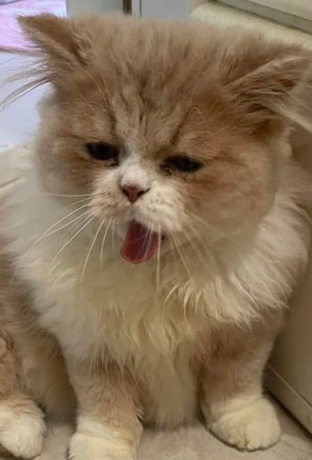
#> input picture src/assets/images/groupImage.jpg, 312 x 460 px, shrunk from 476 x 701 before the run
$ jupyter execute week2.ipynb
#> lines starting #> are read from the running program, lines starting #| are printed output that depends on the picture; after the words box and inside, x2 and y2 are one past the last pixel; in counts of white or black regions, pixels touching at a corner belong together
### Import Library ###

[cell 1]
import cv2
import numpy as np
import matplotlib.pyplot as plt
import os

### Loading Image, Convert Color model, Split channel ###

[cell 2]
groupImage_path = './assets/images/groupImage.jpg'

[cell 3]
bgr_image = cv2.imread(groupImage_path)
#> bgr_image is the input picture: shape (460, 312, 3); mean B, G, R 89.9, 114.7, 135.5
rgb_image = cv2.cvtColor(bgr_image, cv2.COLOR_BGR2RGB)
hsv_image = cv2.cvtColor(bgr_image, cv2.COLOR_BGR2HSV)
#> hsv_image: shape (460, 312, 3); mean H, S, V 21.7, 97.1, 136.3
hls_image = cv2.cvtColor(bgr_image, cv2.COLOR_BGR2HLS)
#> hls_image: shape (460, 312, 3); mean of channels 0, 1, 2 21.7, 112.7, 70
ycrcb_image = cv2.cvtColor(bgr_image, cv2.COLOR_BGR2YCrCb)
#> ycrcb_image: shape (460, 312, 3); mean of channels 0, 1, 2 118.1, 140.5, 112.1

[cell 4]
print("rgb_image:", rgb_image)
#> (printed output is left out)
print("hsv_image:", hsv_image)
#> (printed output is left out)
print("hls_image:", hls_image)
#> (printed output is left out)
print("ycrcb_image:", ycrcb_image)
#> (printed output is left out)

[cell 5]
rgb_r,rgb_g,rgb_b = cv2.split(rgb_image)
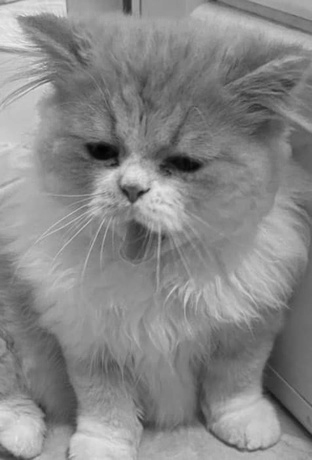
#> rgb_r: shape (460, 312); min 1, max 235, mean 135.5
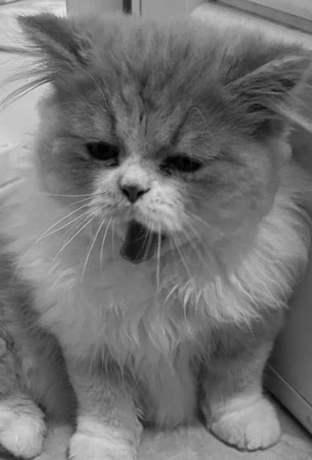
#> rgb_g: shape (460, 312); min 0, max 233, mean 114.7
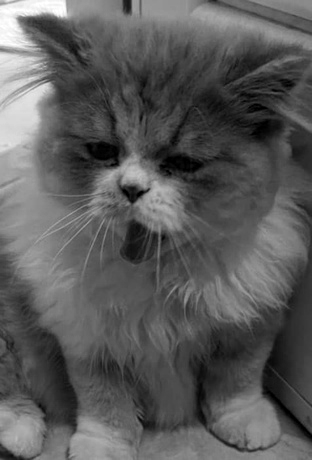
#> rgb_b: shape (460, 312); min 0, max 255, mean 89.9
hsv_h,hsv_s,hsv_v = cv2.split(hsv_image)
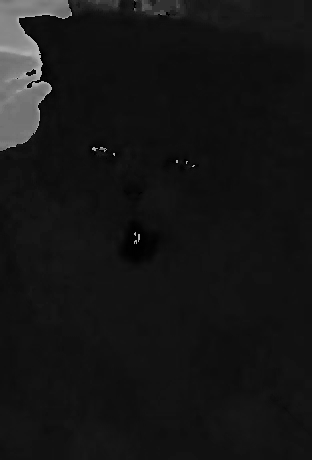
#> hsv_h: shape (460, 312); min 0, max 179, mean 21.7
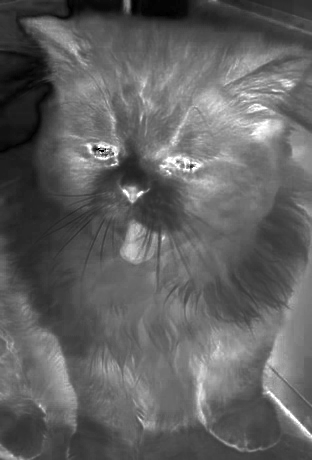
#> hsv_s: shape (460, 312); min 0, max 255, mean 97.1
hls_h,hls_l,hls_s = cv2.split(hls_image)
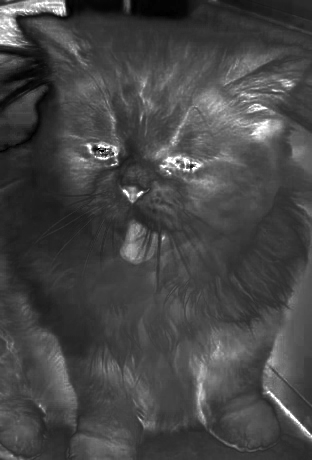
#> hls_s: shape (460, 312); min 0, max 255, mean 70
ycrcb_y,ycrcb_cr,ycrcb_cb = cv2.split(ycrcb_image)
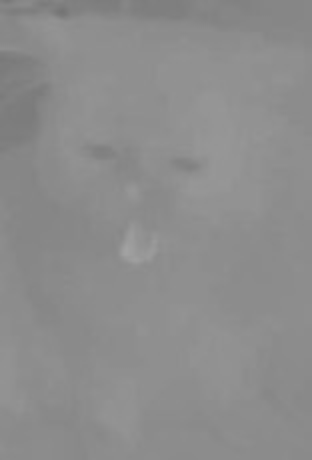
#> ycrcb_cr: shape (460, 312); min 116, max 162, mean 140.5
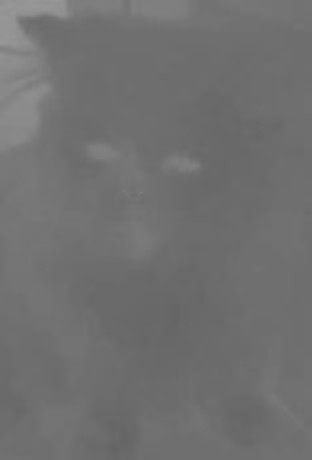
#> ycrcb_cb: shape (460, 312); min 101, max 152, mean 112.1

## 2.1 RGB, HSV, HLS, YCrCb ##

[cell 6]
plt.figure(figsize=(17,16))

rgb_plot = plt.subplot(4,4,1)
plt.imshow(rgb_image)
plt.title('RGB')

r_plot = plt.subplot(4,4,2)
plt.imshow(rgb_r, cmap='gray')
plt.title('R')

g_plot = plt.subplot(4,4,3)
plt.imshow(rgb_g, cmap='gray')
plt.title('G')

b_plot = plt.subplot(4,4,4)
plt.imshow(rgb_b, cmap='gray')
plt.title('B')

hsv_plot = plt.subplot(4,4,5)
plt.imshow(hsv_image)
plt.title('HSV')

h_plot = plt.subplot(4,4,6)
plt.imshow(hsv_h, cmap='gray')
plt.title('H')

s_plot = plt.subplot(4,4,7)
plt.imshow(hsv_s, cmap='gray')
plt.title('S')

v_plot = plt.subplot(4,4,8)
plt.imshow(hsv_v, cmap='gray')
plt.title('V')

hls_plot = plt.subplot(4,4,9)
plt.imshow(hls_image)
plt.title('HLS')

h_plot = plt.subplot(4,4,10)
plt.imshow(hls_h, cmap='gray')
plt.title('H')

l_plot = plt.subplot(4,4,11)
plt.imshow(hls_l, cmap='gray')
plt.title('L')

s_plot = plt.subplot(4,4,12)
plt.imshow(hls_s, cmap='gray')
plt.title('S')

ycrcb_plot = plt.subplot(4,4,13)
plt.imshow(ycrcb_image)
plt.title('YCrCb')

y_plot = plt.subplot(4,4,14)
plt.imshow(ycrcb_y, cmap='gray')
plt.title('Y')

cr_plot = plt.subplot(4,4,15)
plt.imshow(ycrcb_cr, cmap='gray')
plt.title('Cr')

cb_plot = plt.subplot(4,4,16)
plt.imshow(ycrcb_cb, cmap='gray')
plt.title('Cb')

## 2.2 Image Addition ##

[cell 7]
images_path = './assets/list'
video_out = './assets/video/week2.mp4'
frame_rate = 30
k = 7
images = []

for image_name in os.listdir(images_path):
    images.append(cv2.imread(os.path.join(images_path, image_name)))
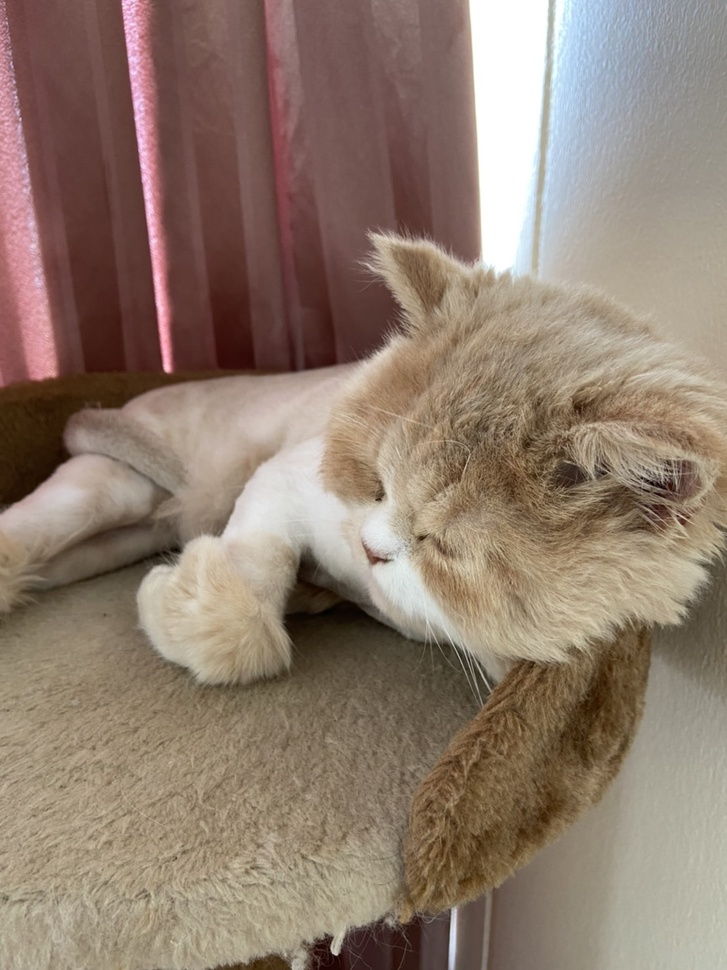
#> input picture src/assets/list/S__6561796.jpg, 727 x 970 px, shrunk from 1108 x 1478 before the run

(h, w, _) = images[0].shape
#> h = 970; w = 727
fourcc = cv2.VideoWriter_fourcc(*'MP4V')
writer = cv2.VideoWriter(video_out, fourcc, frame_rate, (w,h))

cur, nex = 0, 1
frames = []
if writer.isOpened():
    # print('Writer is opened')
    for i in range(2):
        for j in range(k * frame_rate):
            ratio_change = j / (k * frame_rate)
            # frame = cv2.add(((1 - ratio_change) * images[cur]),(ratio_change * images[nex]))
            frame = ((1 - ratio_change) * images[cur]) + (ratio_change * images[nex])
            frame = frame.astype('uint8')
            # frames.append(frame)
            # print(f'{i}',frame)
            # plt.imshow(frame)
            writer.write(frame)
            # break

        cur ,nex = nex, cur


writer.release()

## 2.3 Bitwise AND operation ##

[cell 8]
(x, y) = (50, 50)
(w, h) = (50, 50)
(area_h , area_w) = rgb_image.shape[:2]
#> area_h = 460; area_w = 312
mask = np.zeros(rgb_image.shape[:2], dtype="uint8")
cv2.rectangle(mask, (x, y), (x + w, y + h), 255, -1)
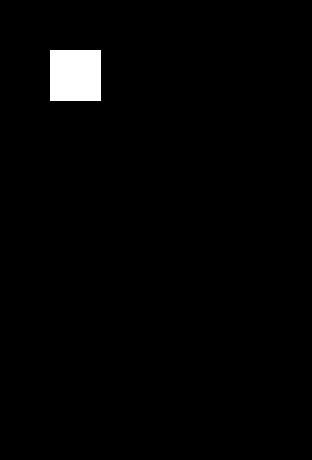
#> mask: shape (460, 312); 1.8% white; 1 white region, box (x1, y1, x2, y2) and area: (50, 50, 101, 101) 2601
bitwise_and_image = cv2.bitwise_and(rgb_image, rgb_image, mask=mask)

sumo_plot = plt.subplot(1,3,1)
plt.imshow(rgb_image)
plt.title('Original')

image_mask = plt.subplot(1,3,2)
plt.imshow(mask)
plt.title('Image Mask')

and_plot = plt.subplot(1,3,3)
plt.imshow(bitwise_and_image)
plt.title('Bitwise_AND() result')

# [23 lines of commented-out code are left out]
